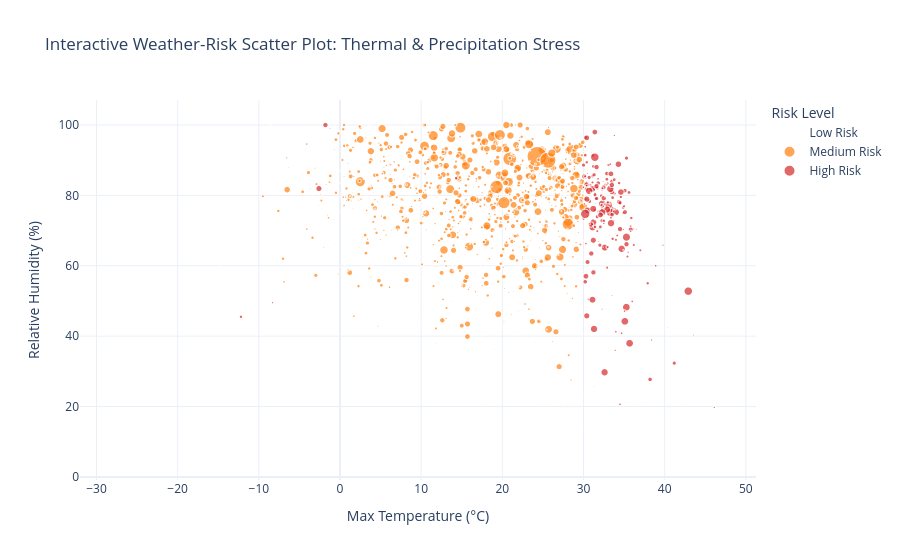

The notebook cell saved with this chart:
### Markdown cell above
Interactive Plot 2 – Risk Scatter Matrix

### Code cell
# Compute FinalFlow Risk Features on working copy
df_risk = clean_df.copy()
df_risk['is_hot'] = (df_risk['temperature_max_c'] >= 30.0).astype(int)
df_risk['is_rainy'] = (df_risk['precipitation_mm'] > 0.0).astype(int)
df_risk['is_windy'] = (df_risk['wind_speed_knots'] >= 20.0).astype(int)
df_risk['is_low_vis'] = (df_risk['visibility_km'] <= 5.0).astype(int)

df_risk['weather_risk_score'] = (
    0.35 * df_risk['is_hot']
    + 0.30 * df_risk['is_rainy']
    + 0.15 * df_risk['is_windy']
    + 0.20 * df_risk['is_low_vis']
).round(2)


def assign_risk_level(score):
  if score < 0.3:
    return 'Low Risk'
  elif score < 0.6:
    return 'Medium Risk'
  else:
    return 'High Risk'


df_risk['weather_risk_level'] = df_risk['weather_risk_score'].apply(
    assign_risk_level
)

# Downsample for smooth rendering in notebook engine
df_sample = df_risk.sample(
    n=min(5000, len(df_risk)), random_state=42
).sort_values('weather_risk_score')

fig_interactive_2 = px.scatter(
    df_sample,
    x='temperature_max_c',
    y='relative_humidity_pct',
    size='precipitation_mm',
    color='weather_risk_level',
    hover_data=[
        'date',
        'location_id',
        'wind_speed_knots',
        'visibility_km',
        'weather_risk_score',
    ],
    color_discrete_map={
        'Low Risk': '#2ca02c',
        'Medium Risk': '#ff7f0e',
        'High Risk': '#d62728',
    },
    labels={
        'temperature_max_c': 'Max Temperature (°C)',
        'relative_humidity_pct': 'Relative Humidity (%)',
        'precipitation_mm': 'Precipitation (mm)',
        'weather_risk_level': 'Risk Level',
    },
    title=(
        'Interactive Weather-Risk Scatter Plot: Thermal & Precipitation Stress'
    ),
)

fig_interactive_2.update_layout(template='plotly_white')

plot2_path = 'reports/figures/interactive_weather_risk_matrix.html'
fig_interactive_2.write_html(plot2_path)
fig_interactive_2.show()
print(f'Saved Plot 2 to {plot2_path}')

### Figure 1 — Plotly figure (JSON) as saved in the notebook; plotly's stock layout.template omitted (floating-point values rounded to 4 significant figures; data arrays with more than 128 entries replaced by an {"elided": "..."} marker saying what was removed)
{"data": [{"customdata": {"elided": "2424x5 mixed values"}, "hovertemplate": "Risk Level=Low Risk<br>Max Temperature (°C)=%{x}<br>Relative Humidity (%)=%{y}<br>Precipitation (mm)=%{marker.size}<br>date=%{customdata[0]}<br>location_id=%{customdata[1]}<br>wind_speed_knots=%{customdata[2]}<br>visibility_km=%{customdata[3]}<br>weather_risk_score=%{customdata[4]}<extra></extra>", "legendgroup": "Low Risk", "marker": {"color": "#2ca02c", "size": {"elided": "2424 float values"}, "sizemode": "area", "sizeref": 0.5675, "symbol": "circle"}, "mode": "markers", "name": "Low Risk", "showlegend": true, "type": "scattergl", "x": {"elided": "2424 float values"}, "xaxis": "x", "y": {"elided": "2424 float values"}, "yaxis": "y"}, {"customdata": {"elided": "2274x5 mixed values"}, "hovertemplate": "Risk Level=Medium Risk<br>Max Temperature (°C)=%{x}<br>Relative Humidity (%)=%{y}<br>Precipitation (mm)=%{marker.size}<br>date=%{customdata[0]}<br>location_id=%{customdata[1]}<br>wind_speed_knots=%{customdata[2]}<br>visibility_km=%{customdata[3]}<br>weather_risk_score=%{customdata[4]}<extra></extra>", "legendgroup": "Medium Risk", "marker": {"color": "#ff7f0e", "size": {"elided": "2274 float values"}, "sizemode": "area", "sizeref": 0.5675, "symbol": "circle"}, "mode": "markers", "name": "Medium Risk", "showlegend": true, "type": "scattergl", "x": {"elided": "2274 float values"}, "xaxis": "x", "y": {"elided": "2274 float values"}, "yaxis": "y"}, {"customdata": {"elided": "302x5 mixed values"}, "hovertemplate": "Risk Level=High Risk<br>Max Temperature (°C)=%{x}<br>Relative Humidity (%)=%{y}<br>Precipitation (mm)=%{marker.size}<br>date=%{customdata[0]}<br>location_id=%{customdata[1]}<br>wind_speed_knots=%{customdata[2]}<br>visibility_km=%{customdata[3]}<br>weather_risk_score=%{customdata[4]}<extra></extra>", "legendgroup": "High Risk", "marker": {"color": "#d62728", "size": {"elided": "302 float values"}, "sizemode": "area", "sizeref": 0.5675, "symbol": "circle"}, "mode": "markers", "name": "High Risk", "showlegend": true, "type": "scattergl", "x": {"elided": "302 float values"}, "xaxis": "x", "y": {"elided": "302 float values"}, "yaxis": "y"}], "layout": {"legend": {"itemsizing": "constant", "title": {"text": "Risk Level"}, "tracegroupgap": 0}, "title": {"text": "Interactive Weather-Risk Scatter Plot: Thermal & Precipitation Stress"}, "xaxis": {"anchor": "y", "domain": [0, 1], "title": {"text": "Max Temperature (°C)"}}, "yaxis": {"anchor": "x", "domain": [0, 1], "title": {"text": "Relative Humidity (%)"}}}}
